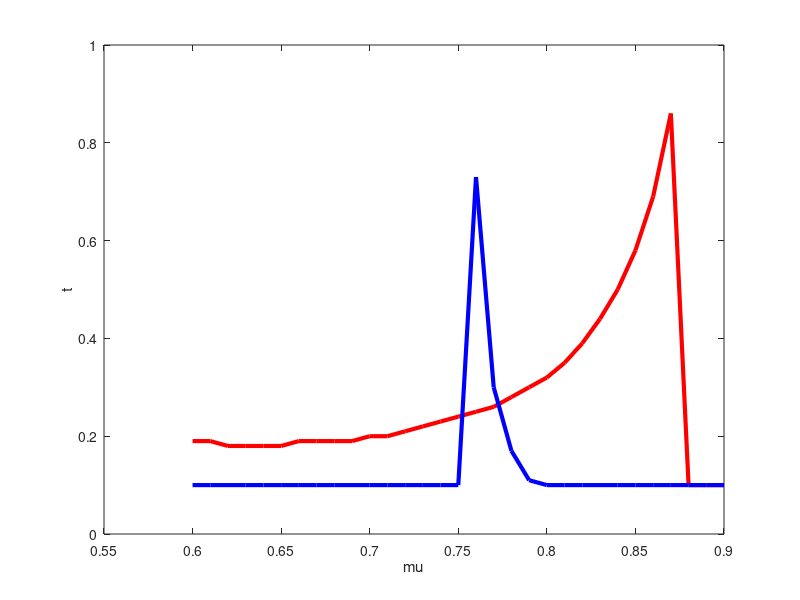

MATLAB code to generate this figure:
%第三章PAA与PWA的对比
clc;
clear;

k = 0.1; gamma = 0.7; 
alpha=0.1;
A = 2 - gamma^2;
B = 4 - gamma^2 - alpha .* gamma^2;
cb=0.1;
%cb=0.5;t=0.3;
mu_low1=gamma*(alpha*A+1-alpha)./A;
mu_low2=(cb.*(1-gamma).^2.*(1+gamma)+gamma.*(1+alpha.*(1-gamma.^2)))./(2-gamma.^2);
mu_low=max(mu_low1,mu_low2);
mus = (0.6:0.01:0.9)';

qc=0;
q1 = 1;
minmu1=[];
minmu2=[];
i=1;
while i<=length(mus)
    mu= mus(i);
   tmax=k.*(2.*mu+gamma.*(-1+alpha.*(-1+gamma.^2)-gamma.*mu))./(cb.*(1-gamma).*(2-gamma.^2)-2.*mu+gamma.*(1+alpha.*(1-gamma.^2)+gamma.*mu));
 tmax2=-(8*k - 9*gamma^2*k + 2*gamma^4*k - 2*gamma*k*mu - alpha*gamma^2*k + alpha*gamma^4*k + gamma^3*k*mu)/(2*cb*gamma - 2*gamma*mu - alpha*gamma^2 + alpha*gamma^4 - 2*cb*gamma^2 - cb*gamma^3 + cb*gamma^4 + gamma^3*mu - 9*gamma^2 + 2*gamma^4 + 8);

  t=(0.1:0.01:1-k)';  
    %c_bmax=(2.*mu+gamma.*(-1 + alpha .*(-1 +gamma.^2) - gamma.*mu))./((1-gamma).^2.*(1 + gamma));

 
   q2=mu.*q1;
qn = k * q1;
qs=  k*q2; 
    qn_A=(1-k-t).*qc+(k+t).*q1;
    qs_A=(1-k-t).*qc+(k+t).*q2;

    % N-AA 无AI技术-代理模式
    w_NWA = (A .* qs + gamma .* (alpha - 1 - alpha .* A) .* qn) / (2 .* A);
    PS_NWA = (((alpha + 1) .* A.^2 + (1 - 2 .* alpha) .* A) * qs + gamma .* (alpha - 1 - A) * qn) ./ (A .* B);
    PN_NWA = (((alpha + 2) .* A.^2 + (1 - 3 .* alpha) .* A + 2.*(alpha-1)) .* qn + gamma .* (-A) .* qs)./ (2 .* A .* B);
    % 需求函数
    DS_NWA =((A.^2).*qs+(-alpha.*(A.^2)+(alpha-1).*A).*gamma.*qn)./(2.*A.*B);
    DN_NWA =((-A).*gamma.*qs+((alpha+2).*A.^2+(-3.*alpha+1).*A+2.*alpha-2).*qn)./(2.*A.*B);
    %利润函数
    Pi_P_NWA= DN_NWA .* (alpha .* PN_NWA ) + DS_NWA.* (PS_NWA-w_NWA);
    Pi_S_NWA= w_NWA .* DS_NWA;
    Pi_N_NWA= (1 - alpha) .* (DN_NWA .* PN_NWA);

w_PWA=(gamma*k + 2*cb*t - 2*k*mu + gamma*t - 2*mu*t + gamma^2*mu*t + alpha*gamma*k + alpha*gamma*t - 2*cb*gamma*t - alpha*gamma^3*k - alpha*gamma^3*t - cb*gamma^2*t + cb*gamma^3*t + gamma^2*k*mu)./(2*gamma^2 - 4);
PN_PWA=(gamma^2*k - 2*t - gamma*w_PWA - 2*k + gamma^2*t - cb*gamma*t + gamma*k*mu + gamma*mu*t + cb*gamma^2*t)./(alpha*gamma^2 + gamma^2 - 4); 
PS_PWA=(gamma*k - 2*w_PWA - 2*cb*t - 2*k*mu + gamma*t - 2*mu*t + gamma^2*mu*t - alpha*gamma*k - alpha*gamma*t + 2*cb*gamma*t + gamma^2*k*mu + alpha*gamma^2*k*mu + alpha*gamma^2*mu*t)./(alpha*gamma^2 + gamma^2 - 4);

DN_PWA=qn-PN_PWA-gamma.*(qs-PS_PWA);
DS_PWA=qs-PS_PWA-gamma.*(qn-PN_PWA);
Pi_P_PWA= DN_PWA .* (alpha .* PN_PWA-t.*cb ) + DS_PWA.* (PS_PWA-w_PWA-t.*cb);
Pi_S_PWA= w_PWA .* DS_PWA;
Pi_N_PWA= (1 - alpha) .* (DN_PWA .* PN_PWA);

    %plot(mu,Pi_P_NAA+0*mu,'r'); hold on;
    %plot(mu,Pi_P_NWA+0*mu,'b'); hold off;

    plot(t,Pi_P_NWA+0.*t,'r'); hold on;
    plot(t,Pi_P_PWA,'b'); hold off;

    plot(t,Pi_S_NWA+0.*t,'r'); hold on;
    plot(t,Pi_S_PWA,'b'); hold off;

    %plot(cb,Pi_S_PAA+0*cb,'r'); hold on;
    %plot(cb,Pi_S_PWA+0*cb,'b'); hold off;
  
abs4=Pi_P_PWA - Pi_P_NWA;

    plot(t,abs4,'b'); hold off;


    dif = abs(abs4-0);
    indmu = find(dif == min(dif));
    muet = t(indmu(1));
    minmu1 = [minmu1; muet];




    dif = abs(Pi_S_PWA - Pi_S_NWA);
    indmu = find(dif == min(dif));
    muet = t(indmu(1));
    minmu2 = [minmu2; muet];
    

    i=i+1;
end
mu_low11=gamma*(alpha*A+1-alpha)./A;
mu_low22=(cb.*(1-gamma).^2.*(1+gamma)+gamma.*(1+alpha.*(1-gamma.^2)))./(2-gamma.^2);
mu_low33=max(mu_low11,mu_low22);
plot(mus,minmu1,'-r','MarkerSize',6,'LineWidth',3);hold on;
plot(mus,minmu2,'-b','MarkerSize',6,'LineWidth',3);hold on;
%tmax1111=-(8.*k - 9.*gamma.^2.*k + 2.*gamma.^4.*k - 2.*gamma.*k.*mus - alpha.*gamma.^2.*k + alpha.*gamma.^4.*k + gamma.^3.*k.*mus)./(2.*cb.*gamma - 2.*gamma.*mus - alpha.*gamma.^2 + alpha.*gamma.^4 - 2.*cb.*gamma.^2 - cb.*gamma.^3 + cb.*gamma.^4 + gamma.^3.*mus - 9.*gamma.^2 + 2.*gamma.^4 + 8);

%plot(mus,tmax1111,'-k','MarkerSize',6,'LineWidth',3);hold on;
hold off;

xlabel('mu');
ylabel('t');
%xlabel('二手正品的质量{\it{\mu}}');
%ylabel('区块链的实施成本{\it{c_b}}');
